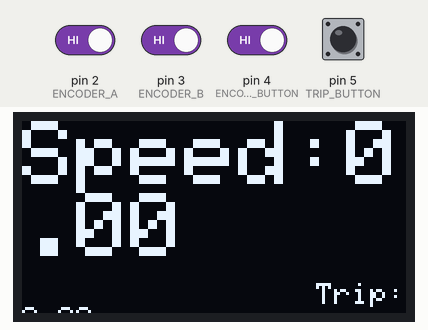
The sketch below on a simulated Arduino Uno, built with avr-gcc and run on an emulated ATmega328P. Shown: 128×64 one-colour display. The inputs (shaded band) are chosen by the test bench; at power-on: pin 2 (ENCODER_A), pin 3 (ENCODER_B), pin 4 (ENCODER_BUTTON), pin 5 (TRIP_BUTTON) HIGH. EEPROM starts erased.

Above: at 2.2 s.
2.3 s: pin 4 (ENCODER_BUTTON) driven LOW
At 2.56 s:
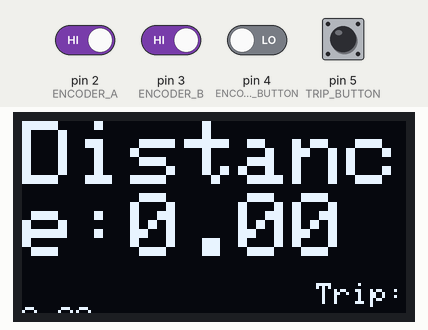
4.8 s: pin 5 (TRIP_BUTTON) pulled LOW for 0.15 s
At 5.4 s:
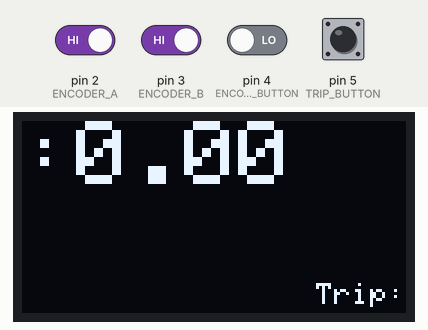
5.5 s: pin 5 (TRIP_BUTTON) pulled LOW for 1 s
At 7.0 s:
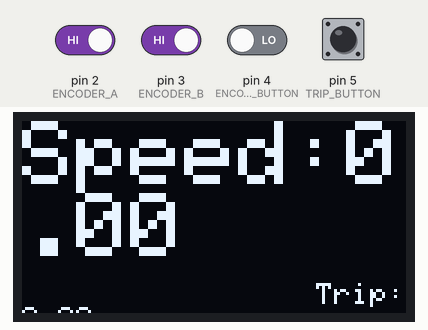
7.1 s: pin 4 (ENCODER_BUTTON) driven HIGH
8.6 s: pin 5 (TRIP_BUTTON) pulled LOW for 3.2 s
At 9.56 s:
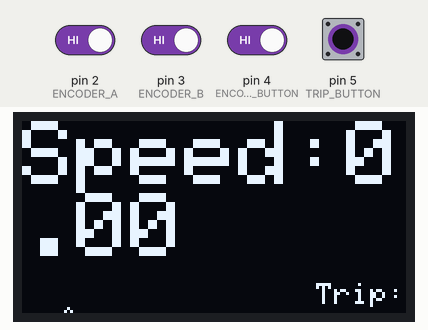
13.3 s: pin 4 (ENCODER_BUTTON) driven LOW
At 14.21 s:
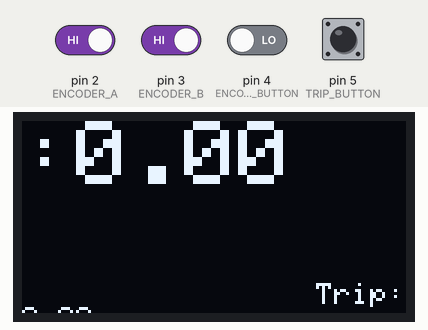
Timing chart, 0 to 16.3 s (numbered marks = the images above; inputs shaded):
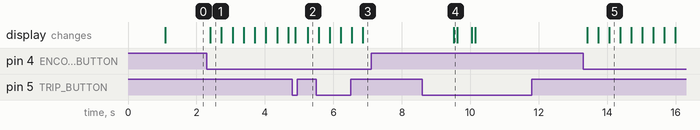

The sketch:

alpha_multi_trip.ino
```cpp
// Libraries
#include <SPI.h>
#include <Adafruit_GFX.h>
#include <Adafruit_SSD1306.h>
#include <LowPower.h>

// Display settings
#define SCREEN_WIDTH 128 // OLED display width, in pixels
#define SCREEN_HEIGHT 64 // OLED display height, in pixels
#define OLED_MOSI   9
#define OLED_CLK   10
#define OLED_DC    11
#define OLED_CS    12
#define OLED_RESET 13
Adafruit_SSD1306 display(SCREEN_WIDTH, SCREEN_HEIGHT,
  OLED_MOSI, OLED_CLK, OLED_DC, OLED_RESET, OLED_CS);

// Encoder settings
#define ENCODER_A 2 // Interrupt pin for encoder A
#define ENCODER_B 3 // Interrupt pin for encoder B
#define ENCODER_BUTTON 4 // Pin for encoder button
volatile int encoderPos = 0; // Encoder position
volatile bool encoderChanged = false; // Flag for encoder change
int encoderButtonState = 0; // Encoder button state
int encoderButtonLastState = 0; // Encoder button last state
unsigned long encoderButtonLastTime = 0; // Encoder button last time
#define ENCODER_DEBOUNCE 50 // Debounce time for encoder button

// Trip button settings
#define TRIP_BUTTON 5 // Pin for trip button
int tripButtonState = 0; // Trip button state
int tripButtonLastState = 0; // Trip button last state
unsigned long tripButtonLastTime = 0; // Trip button last time
#define TRIP_DEBOUNCE 50 // Debounce time for trip button

// Wheel settings
#define WHEEL_PIN 6 // Interrupt pin for wheel sensor
#define WHEEL_DIAMETER 660.0 // Wheel diameter in mm
volatile int wheelCount = 0; // Wheel count
volatile bool wheelChanged = false; // Flag for wheel change
float wheelSpeed = 0.0; // Wheel speed in km/h
float wheelDistance = 0.0; // Wheel distance in km
unsigned long wheelLastTime = 0; // Wheel last time
#define WHEEL_TIMEOUT 300000 // Timeout for wheel inactivity in ms

// EEPROM settings
#include <EEPROM.h>
#define EEPROM_SIZE 128 // EEPROM size in bytes
#define EEPROM_ADDR 0 // EEPROM address for trip data
#define TRIP_SIZE 4 // Trip data size in bytes
#define TRIP_MAX 30 // Maximum number of trips
#define TRIP_INDEX_ADDR EEPROM_ADDR + TRIP_MAX * TRIP_SIZE // EEPROM address for trip index
int tripIndex = 0; // Current trip index
float tripData[TRIP_MAX]; // Trip data array

// Display options
#define OPTION_MAX 3 // Maximum number of options
int optionIndex = 0; // Current option index
String optionNames[OPTION_MAX] = {"Speed", "Distance", "Cadence"}; // Option names
float optionValues[OPTION_MAX] = {0.0, 0.0, 0.0}; // Option values
#define BIG_FONT_SIZE 3 // Big font size
#define SMALL_FONT_SIZE 1 // Small font size

// Cadence settings
#define CADENCE_PIN 7 // Interrupt pin for cadence sensor
volatile int cadenceCount = 0; // Cadence count
volatile bool cadenceChanged = false; // Flag for cadence change
float cadenceRPM = 0.0; // Cadence RPM
unsigned long cadenceLastTime = 0; // Cadence last time
#define CADENCE_TIMEOUT 5000 // Timeout for cadence inactivity in ms

// Setup function
void setup() {
  // Initialize serial monitor
  Serial.begin(9600);

  // Initialize display
  display.begin(SSD1306_SWITCHCAPVCC);
  display.clearDisplay();
  display.setTextSize(SMALL_FONT_SIZE);
  display.setTextColor(WHITE);
  display.setCursor(0, 0);
  display.println("Bicycle Computer");
  display.display();
  delay(1000);

  // Initialize encoder
  pinMode(ENCODER_A, INPUT_PULLUP);
  pinMode(ENCODER_B, INPUT_PULLUP);
  pinMode(ENCODER_BUTTON, INPUT_PULLUP);
  attachInterrupt(digitalPinToInterrupt(ENCODER_A), encoderISR, CHANGE);
  attachInterrupt(digitalPinToInterrupt(ENCODER_B), encoderISR, CHANGE);

  // Initialize trip button
  pinMode(TRIP_BUTTON, INPUT_PULLUP);

  // Initialize wheel sensor
  pinMode(WHEEL_PIN, INPUT_PULLUP);
  attachInterrupt(digitalPinToInterrupt(WHEEL_PIN), wheelISR, RISING);

  // Initialize cadence sensor
  pinMode(CADENCE_PIN, INPUT_PULLUP);
  attachInterrupt(digitalPinToInterrupt(CADENCE_PIN), cadenceISR, RISING);

  // Load trip data from EEPROM
  loadTripData();
}

// Main loop function
void loop() {
  // Check encoder button
  checkEncoderButton();

  // Check trip button
  checkTripButton();

  // Check wheel sensor
  checkWheelSensor();

  // Check cadence sensor
  checkCadenceSensor();

  // Update display
  updateDisplay();

  // Enter low power mode if wheel is inactive
  if (millis() - wheelLastTime > WHEEL_TIMEOUT) {
    saveTripData();
    display.clearDisplay();
    display.display();
    LowPower.powerDown(SLEEP_FOREVER, ADC_OFF, BOD_OFF);
  }
}

// Encoder interrupt service routine
void encoderISR() {
  int a = digitalRead(ENCODER_A);
  int b = digitalRead(ENCODER_B);
  if (a == b) {
    encoderPos++;
  } else {
    encoderPos--;
  }
  encoderChanged = true;
}

// Wheel interrupt service routine
void wheelISR() {
  wheelCount++;
  wheelChanged = true;
}

// Cadence interrupt service routine
void cadenceISR() {
  cadenceCount++;
  cadenceChanged = true;
}

// Check encoder button function
void checkEncoderButton() {
  encoderButtonState = digitalRead(ENCODER_BUTTON);
  if (encoderButtonState != encoderButtonLastState) {
    encoderButtonLastTime = millis();
  }
  if ((millis() - encoderButtonLastTime) > ENCODER_DEBOUNCE) {
    if (encoderButtonState == LOW) {
      optionIndex = (optionIndex + 1) % OPTION_MAX;
    }
  }
  encoderButtonLastState = encoderButtonState;
}

// Check trip button function
void checkTripButton() {
  tripButtonState = digitalRead(TRIP_BUTTON);
  if (tripButtonState != tripButtonLastState) {
    tripButtonLastTime = millis();
  }
  if ((millis() - tripButtonLastTime) > TRIP_DEBOUNCE) {
    if (tripButtonState == LOW) {
      saveTripData();
      resetTripData();
    }
  }
  tripButtonLastState = tripButtonState;
}

// Check wheel sensor function
void checkWheelSensor() {
  if (wheelChanged) {
    detachInterrupt(digitalPinToInterrupt(WHEEL_PIN));
    wheelSpeed = 60000.0 / (millis() - wheelLastTime) * WHEEL_DIAMETER * 3.141 * 60 / 1000000;
    wheelDistance += WHEEL_DIAMETER * 3.141 / 1000000;
    wheelLastTime = millis();
    wheelCount = 0;
    wheelChanged = false;
    attachInterrupt(digitalPinToInterrupt(WHEEL_PIN), wheelISR, RISING);
  }
}

// Check cadence sensor function
void checkCadenceSensor() {
  if (cadenceChanged) {
    detachInterrupt(digitalPinToInterrupt(CADENCE_PIN));
    cadenceRPM = 60000.0 / (millis() - cadenceLastTime) * cadenceCount;
    cadenceLastTime = millis();
    cadenceCount = 0;
    cadenceChanged = false;
    attachInterrupt(digitalPinToInterrupt(CADENCE_PIN), cadenceISR, RISING);
  }
}

// Update display function
void updateDisplay() {
  display.clearDisplay();
  display.setTextSize(BIG_FONT_SIZE);
  display.setTextColor(WHITE);
  display.setCursor(0, 0);
  display.print(optionNames[optionIndex]);
  display.print(":");
  display.println(optionValues[optionIndex]);
  display.setTextSize(SMALL_FONT_SIZE);
  display.setCursor(SCREEN_WIDTH - 30, SCREEN_HEIGHT - 10);
  display.print("Trip:");
  display.print(tripData[tripIndex]);
  display.display();
}

// Load trip data from EEPROM function
void loadTripData() {
  int addr = EEPROM_ADDR;
  for (int i = 0; i < TRIP_MAX; i++) {
    float value = 0.0;
    EEPROM.get(addr, value);
    tripData[i] = value;
    addr += TRIP_SIZE;
  }
  EEPROM.get(TRIP_INDEX_ADDR, tripIndex); // Load trip index
}

// Save trip data to EEPROM function
void saveTripData() {
  if (tripIndex < TRIP_MAX) {
    int addr = EEPROM_ADDR + tripIndex * TRIP_SIZE;
    EEPROM.put(addr, tripData[tripIndex]);
    tripData[tripIndex] = wheelDistance;
  }
  EEPROM.put(TRIP_INDEX_ADDR, tripIndex); // Save trip index
}

// Reset trip data function
void resetTripData() {
  wheelSpeed = 0.0;
  wheelDistance = 0.0;
  wheelLastTime = millis();
  wheelCount = 0;
  wheelChanged = false;
  tripIndex++; // Increment trip index
}
```

Measured:
- after the input at 2.3 s, the display: changes after 0.11 s (image 1)
- after the input at 7.1 s, every drawn part: stays the same
- after the input at 8.6 s, the display: changes after 0.91 s (image 4)
- after the input at 13.3 s, the display: first changes after 0.12 s (image 5 shows a later state)
